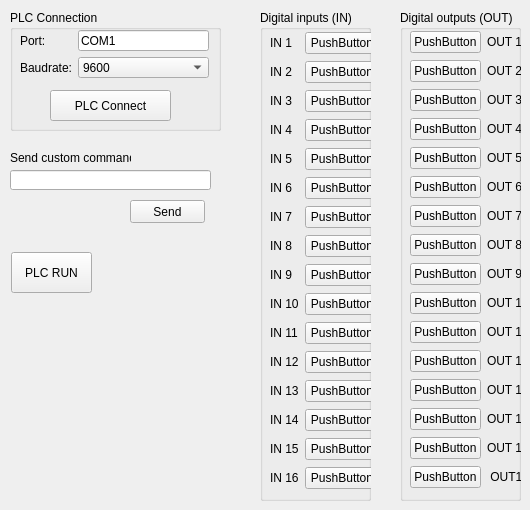
    <widget class="QWidget" name="tab">
     <attribute name="title">
      <string>PLC</string>
     </attribute>
     <widget class="QGroupBox" name="DIN_0">
      <property name="geometry">
       <rect>
        <x>260</x>
        <y>10</y>
        <width>111</width>
        <height>491</height>
       </rect>
      </property>
      <property name="title">
       <string>Digital inputs (IN)</string>
      </property>
      <widget class="QWidget" name="layoutWidget">
       <property name="geometry">
        <rect>
         <x>10</x>
         <y>21</y>
         <width>109</width>
         <height>460</height>
        </rect>
       </property>
       <layout class="QGridLayout" name="gridLayout_3">
        <item row="0" column="0">
         <widget class="QLabel" name="label_9">
          <property name="text">
           <string>IN 1</string>
          </property>
         </widget>
        </item>
        <item row="15" column="1">
         <widget class="QLedIndicator" name="led_in_16">
          <property name="text">
           <string>PushButton</string>
          </property>
         </widget>
        </item>
        <item row="15" column="0">
         <widget class="QLabel" name="label_31">
          <property name="text">
           <string>IN 16</string>
          </property>
         </widget>
        </item>
        <item row="14" column="1">
         <widget class="QLedIndicator" name="led_in_15">
          <property name="text">
           <string>PushButton</string>
          </property>
         </widget>
        </item>
        <item row="13" column="1">
         <widget class="QLedIndicator" name="led_in_14">
          <property name="text">
           <string>PushButton</string>
          </property>
         </widget>
        </item>
        <item row="14" column="0">
         <widget class="QLabel" name="label_30">
          <property name="text">
           <string>IN 15</string>
          </property>
         </widget>
        </item>
        <item row="13" column="0">
         <widget class="QLabel" name="label_29">
          <property name="text">
           <string>IN 14</string>
          </property>
         </widget>
        </item>
        <item row="12" column="1">
         <widget class="QLedIndicator" name="led_in_13">
          <property name="text">
           <string>PushButton</string>
          </property>
         </widget>
        </item>
        <item row="12" column="0">
         <widget class="QLabel" name="label_28">
          <property name="text">
           <string>IN 13</string>
          </property>
         </widget>
        </item>
        <item row="11" column="1">
         <widget class="QLedIndicator" name="led_in_12">
          <property name="text">
           <string>PushButton</string>
          </property>
         </widget>
        </item>
        <item row="11" column="0">
         <widget class="QLabel" name="label_25">
          <property name="text">
           <string>IN 12</string>
          </property>
         </widget>
        </item>
        <item row="10" column="0">
         <widget class="QLabel" name="label_27">
          <property name="text">
           <string>IN 11</string>
          </property>
         </widget>
        </item>
        <item row="10" column="1">
         <widget class="QLedIndicator" name="led_in_11">
          <property name="text">
           <string>PushButton</string>
          </property>
         </widget>
        </item>
        <item row="9" column="0">
         <widget class="QLabel" name="label_26">
          <property name="text">
           <string>IN 10</string>
          </property>
         </widget>
        </item>
        <item row="8" column="1">
         <widget class="QLedIndicator" name="led_in_9">
          <property name="text">
           <string>PushButton</string>
          </property>
         </widget>
        </item>
        <item row="8" column="0">
         <widget class="QLabel" name="label_15">
          <property name="text">
           <string>IN 9</string>
          </property>
         </widget>
        </item>
        <item row="7" column="1">
         <widget class="QLedIndicator" name="led_in_8">
          <property name="text">
           <string>PushButton</string>
          </property>
         </widget>
        </item>
        <item row="7" column="0">
         <widget class="QLabel" name="label_24">
          <property name="text">
           <string>IN 8</string>
          </property>
         </widget>
        </item>
        <item row="6" column="0">
         <widget class="QLabel" name="label_23">
          <property name="text">
           <string>IN 7</string>
          </property>
         </widget>
        </item>
        <item row="5" column="1">
         <widget class="QLedIndicator" name="led_in_6">
          <property name="text">
           <string>PushButton</string>
          </property>
         </widget>
        </item>
        <item row="4" column="1">
         <widget class="QLedIndicator" name="led_in_5">
          <property name="text">
           <string>PushButton</string>
          </property>
         </widget>
        </item>
        <item row="5" column="0">
         <widget class="QLabel" name="label_12">
          <property name="text">
           <string>IN 6</string>
          </property>
         </widget>
        </item>
        <item row="4" column="0">
         <widget class="QLabel" name="label_14">
          <property name="text">
           <string>IN 5</string>
          </property>
         </widget>
        </item>
        <item row="2" column="1">
         <widget class="QLedIndicator" name="led_in_3">
          <property name="text">
           <string>PushButton</string>
          </property>
         </widget>
        </item>
        <item row="3" column="0">
         <widget class="QLabel" name="label_13">
          <property name="text">
           <string>IN 4</string>
          </property>
         </widget>
        </item>
        <item row="2" column="0">
         <widget class="QLabel" name="label_11">
          <property name="text">
           <string>IN 3</string>
          </property>
         </widget>
        </item>
        <item row="1" column="1">
         <widget class="QLedIndicator" name="led_in_2">
          <property name="text">
           <string>PushButton</string>
          </property>
         </widget>
        </item>
        <item row="1" column="0">
         <widget class="QLabel" name="label_10">
          <property name="text">
           <string>IN 2</string>
          </property>
         </widget>
        </item>
        <item row="3" column="1">
         <widget class="QLedIndicator" name="led_in_4">
          <property name="text">
           <string>PushButton</string>
          </property>
         </widget>
        </item>
        <item row="0" column="1">
         <widget class="QLedIndicator" name="led_in_1">
          <property name="text">
           <string>PushButton</string>
          </property>
         </widget>
        </item>
        <item row="6" column="1">
         <widget class="QLedIndicator" name="led_in_7">
          <property name="text">
           <string>PushButton</string>
          </property>
         </widget>
        </item>
        <item row="9" column="1">
         <widget class="QLedIndicator" name="led_in_10">
          <property name="text">
           <string>PushButton</string>
          </property>
         </widget>
        </item>
       </layout>
      </widget>
     </widget>
     <widget class="QGroupBox" name="DOUT_0">
      <property name="geometry">
       <rect>
        <x>400</x>
        <y>10</y>
        <width>121</width>
        <height>491</height>
       </rect>
      </property>
      <property name="title">
       <string>Digital outputs (OUT)</string>
      </property>
      <widget class="QWidget" name="layoutWidget">
       <property name="geometry">
        <rect>
         <x>10</x>
         <y>20</y>
         <width>119</width>
         <height>460</height>
        </rect>
       </property>
       <layout class="QGridLayout" name="gridLayout_5">
        <item row="0" column="0">
         <widget class="QLedIndicator" name="led_out_1">
          <property name="text">
           <string>PushButton</string>
          </property>
         </widget>
        </item>
        <item row="0" column="1">
         <widget class="QLabel" name="label_48">
          <property name="text">
           <string>OUT 1</string>
          </property>
         </widget>
        </item>
        <item row="1" column="0">
         <widget class="QLedIndicator" name="led_out_2">
          <property name="text">
           <string>PushButton</string>
          </property>
         </widget>
        </item>
        <item row="1" column="1">
         <widget class="QLabel" name="label_49">
          <property name="text">
           <string>OUT 2</string>
          </property>
         </widget>
        </item>
        <item row="2" column="0">
         <widget class="QLedIndicator" name="led_out_3">
          <property name="text">
           <string>PushButton</string>
          </property>
         </widget>
        </item>
        <item row="2" column="1">
         <widget class="QLabel" name="label_50">
          <property name="text">
           <string>OUT 3</string>
          </property>
         </widget>
        </item>
        <item row="3" column="0">
         <widget class="QLedIndicator" name="led_out_4">
          <property name="text">
           <string>PushButton</string>
          </property>
         </widget>
        </item>
        <item row="3" column="1">
         <widget class="QLabel" name="label_51">
          <property name="text">
           <string>OUT 4</string>
          </property>
         </widget>
        </item>
        <item row="4" column="0">
         <widget class="QLedIndicator" name="led_out_5">
          <property name="text">
           <string>PushButton</string>
          </property>
         </widget>
        </item>
        <item row="4" column="1">
         <widget class="QLabel" name="label_52">
          <property name="text">
           <string>OUT 5</string>
          </property>
         </widget>
        </item>
        <item row="5" column="0">
         <widget class="QLedIndicator" name="led_out_6">
          <property name="text">
           <string>PushButton</string>
          </property>
         </widget>
        </item>
        <item row="5" column="1">
         <widget class="QLabel" name="label_53">
          <property name="text">
           <string>OUT 6</string>
          </property>
         </widget>
        </item>
        <item row="6" column="0">
         <widget class="QLedIndicator" name="led_out_7">
          <property name="text">
           <string>PushButton</string>
          </property>
         </widget>
        </item>
        <item row="6" column="1">
         <widget class="QLabel" name="label_54">
          <property name="text">
           <string>OUT 7</string>
          </property>
         </widget>
        </item>
        <item row="7" column="0">
         <widget class="QLedIndicator" name="led_out_8">
          <property name="text">
           <string>PushButton</string>
          </property>
         </widget>
        </item>
        <item row="7" column="1">
         <widget class="QLabel" name="label_55">
          <property name="text">
           <string>OUT 8</string>
          </property>
         </widget>
        </item>
        <item row="8" column="0">
         <widget class="QLedIndicator" name="led_out_9">
          <property name="text">
           <string>PushButton</string>
          </property>
         </widget>
        </item>
        <item row="8" column="1">
         <widget class="QLabel" name="label_56">
          <property name="text">
           <string>OUT 9</string>
          </property>
         </widget>
        </item>
        <item row="9" column="0">
         <widget class="QLedIndicator" name="led_out_10">
          <property name="text">
           <string>PushButton</string>
          </property>
         </widget>
        </item>
        <item row="9" column="1">
         <widget class="QLabel" name="label_57">
          <property name="text">
           <string>OUT 10</string>
          </property>
         </widget>
        </item>
        <item row="10" column="0">
         <widget class="QLedIndicator" name="led_out_11">
          <property name="text">
           <string>PushButton</string>
          </property>
         </widget>
        </item>
        <item row="10" column="1">
         <widget class="QLabel" name="label_58">
          <property name="text">
           <string>OUT 11</string>
          </property>
         </widget>
        </item>
        <item row="11" column="0">
         <widget class="QLedIndicator" name="led_out_12">
          <property name="text">
           <string>PushButton</string>
          </property>
         </widget>
        </item>
        <item row="11" column="1">
         <widget class="QLabel" name="label_59">
          <property name="text">
           <string>OUT 12</string>
          </property>
         </widget>
        </item>
        <item row="12" column="0">
         <widget class="QLedIndicator" name="led_out_13">
          <property name="text">
           <string>PushButton</string>
          </property>
         </widget>
        </item>
        <item row="12" column="1">
         <widget class="QLabel" name="label_60">
          <property name="text">
           <string>OUT 13</string>
          </property>
         </widget>
        </item>
        <item row="13" column="0">
         <widget class="QLedIndicator" name="led_out_14">
          <property name="text">
           <string>PushButton</string>
          </property>
         </widget>
        </item>
        <item row="13" column="1">
         <widget class="QLabel" name="label_61">
          <property name="text">
           <string>OUT 14</string>
          </property>
         </widget>
        </item>
        <item row="14" column="0">
         <widget class="QLedIndicator" name="led_out_15">
          <property name="text">
           <string>PushButton</string>
          </property>
         </widget>
        </item>
        <item row="14" column="1">
         <widget class="QLabel" name="label_62">
          <property name="text">
           <string>OUT 15</string>
          </property>
         </widget>
        </item>
        <item row="15" column="0">
         <widget class="QLedIndicator" name="led_out_16">
          <property name="text">
           <string>PushButton</string>
          </property>
         </widget>
        </item>
        <item row="15" column="1">
         <widget class="QLabel" name="label_63">
          <property name="text">
           <string> OUT16</string>
          </property>
         </widget>
        </item>
       </layout>
      </widget>
     </widget>
     <widget class="QGroupBox" name="groupBox_8">
      <property name="geometry">
       <rect>
        <x>10</x>
        <y>10</y>
        <width>211</width>
        <height>121</height>
       </rect>
      </property>
      <property name="title">
       <string>PLC Connection</string>
      </property>
      <widget class="QPushButton" name="plc_Connect_Button">
       <property name="geometry">
        <rect>
         <x>40</x>
         <y>80</y>
         <width>121</width>
         <height>31</height>
        </rect>
       </property>
       <property name="text">
        <string>PLC Connect</string>
       </property>
      </widget>
      <widget class="QWidget" name="layoutWidget">
       <property name="geometry">
        <rect>
         <x>10</x>
         <y>20</y>
         <width>189</width>
         <height>48</height>
        </rect>
       </property>
       <layout class="QFormLayout" name="formLayout">
        <item row="0" column="0">
         <widget class="QLabel" name="label_32">
          <property name="text">
           <string>Port:</string>
          </property>
         </widget>
        </item>
        <item row="0" column="1">
         <widget class="QLineEdit" name="lineEdit">
          <property name="text">
           <string>COM1</string>
          </property>
         </widget>
        </item>
        <item row="1" column="0">
         <widget class="QLabel" name="label_33">
          <property name="text">
           <string>Baudrate:</string>
          </property>
         </widget>
        </item>
        <item row="1" column="1">
         <widget class="QComboBox" name="comboBox">
          <item>
           <property name="text">
            <string>9600</string>
           </property>
          </item>
          <item>
           <property name="text">
            <string>19200</string>
           </property>
          </item>
          <item>
           <property name="text">
            <string>115200</string>
           </property>
          </item>
         </widget>
        </item>
       </layout>
      </widget>
     </widget>
     <widget class="QLineEdit" name="lineEdit_2">
      <property name="geometry">
       <rect>
        <x>10</x>
        <y>170</y>
        <width>201</width>
        <height>20</height>
       </rect>
      </property>
     </widget>
     <widget class="QLabel" name="label_35">
      <property name="geometry">
       <rect>
        <x>10</x>
        <y>150</y>
        <width>121</width>
        <height>16</height>
       </rect>
      </property>
      <property name="text">
       <string>Send custom command:</string>
      </property>
     </widget>
     <widget class="QPushButton" name="pushButton_2">
      <property name="geometry">
       <rect>
        <x>130</x>
        <y>200</y>
        <width>75</width>
        <height>23</height>
       </rect>
      </property>
      <property name="text">
       <string>Send</string>
      </property>
     </widget>
     <widget class="QPushButton" name="plc_Runstop_Button">
      <property name="geometry">
       <rect>
        <x>11</x>
        <y>252</y>
        <width>81</width>
        <height>41</height>
       </rect>
      </property>
      <property name="text">
       <string>PLC RUN</string>
      </property>
      <property name="checkable">
       <bool>true</bool>
      </property>
      <property name="checked">
       <bool>false</bool>
      </property>
      <property name="flat">
       <bool>false</bool>
      </property>
     </widget>
    </widget>
